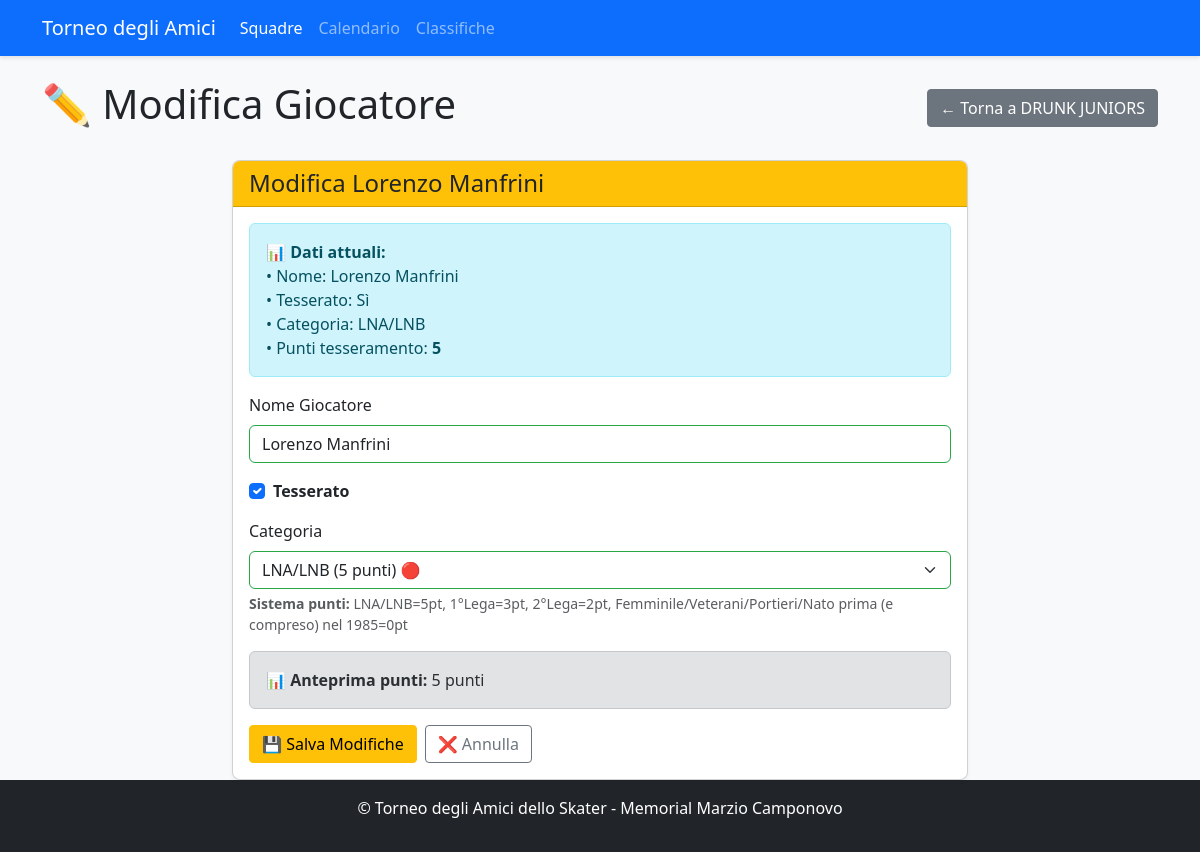
Page /player/175/edit on the earlier database version.
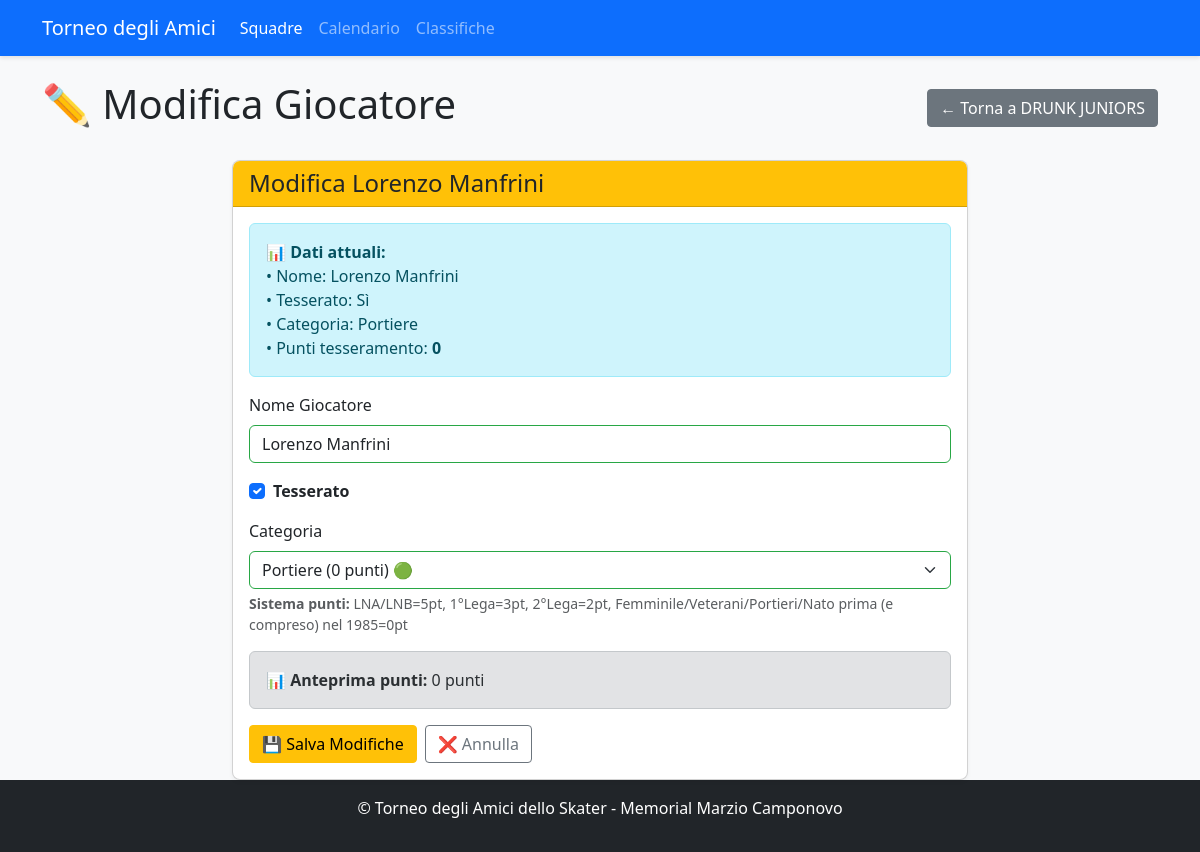
Same page on the later database version.
### app.py (models this page shows, shortened)
class Player(db.Model):
    id = db.Column(db.Integer, primary_key=True)
    name = db.Column(db.String(100), nullable=False)
    team_id = db.Column(db.Integer, db.ForeignKey('team.id'), nullable=False)
    is_registered = db.Column(db.Boolean, default=False)
    category = db.Column(db.String(100))  # LNA/LNB, 1a Lega, 2a Lega, Non tesserato
    goals = db.Column(db.Integer, default=0)
    assists = db.Column(db.Integer, default=0)
    penalties = db.Column(db.Integer, default=0)
    @property
    def registration_points(self):
        if not self.is_registered:
            return 0  # Non tesserato = 0 punti
        points_map = {
            'LNA/LNB': 5,     # LNA/LNB = 5 punti
            '1a Lega': 3,     # 1° Lega = 3 punti
            '2a Lega': 2,     # 2° Lega = 2 punti
            'Femminile': 0,   # Femminile = 0 punti
            'Veterani': 0,     # Veterani = 0 punti
            'Portiere': 0,     # Portiere = 0 punti
            'Old': 0
        }
        return points_map.get(self.category, 0)  # Default 0 punti se categoria non riconosciuta

### app.py (the view, shortened to what this page needs)
@app.route('/player/<int:player_id>/edit', methods=['GET', 'POST'])
def edit_player(player_id):
    player = Player.query.get_or_404(player_id)
    return render_template('edit_player.html', player=player)

### app.py (called while the page is built, shortened)
@app.teardown_appcontext
def cleanup_db(error):
    if error:
        db.session.rollback()
    db.session.remove()

def get_tournament_dates():
    try:
        if db.inspect(db.engine).has_table('tournament_settings'):
            settings = TournamentSettings.query.first()
            if settings and settings.qualification_day1:
                return {
                    'qualification_day1': settings.qualification_day1,
                    'qualification_day2': settings.qualification_day2,
                    'quarterfinals_ml': settings.quarterfinals_ml_date,
                    'quarterfinals_bl': settings.quarterfinals_bl_date,
                    'semifinals_ml': settings.semifinals_ml_date,
                    'semifinals_bl': settings.semifinals_bl_date,
                    'finals': settings.finals_date
                }
    except Exception as e:
        print(f"Errore nel recupero date da settings: {e}")

### templates/edit_player.html (shortened to what the changed rows need)
<!DOCTYPE html>
<html lang="it">
<head>
    <link rel="stylesheet" href="https://cdn.jsdelivr.net/npm/bootstrap@5.3.0/dist/css/bootstrap.min.css">
    <link rel="stylesheet" href="{{ url_for('static', filename='style.css') }}">
</head>
<body class="d-flex flex-column min-vh-100">
    <div class="container mt-4">
        <div class="d-flex justify-content-between align-items-center">
            <h1>✏️ Modifica Giocatore</h1>
        </div>
        <div class="row mt-4">
            <div class="col-md-8 mx-auto">
                <div class="card">
                    <div class="card-header bg-warning text-dark">
                        <h4 class="mb-0">Modifica {{ player.name }}</h4>
                    </div>
                    <div class="card-body">
                        <div class="alert alert-info">
                            <strong>📊 Dati attuali:</strong><br>
                            • Nome: {{ player.name }}<br>
                            • Tesserato: {{ 'Sì' if player.is_registered else 'No' }}<br>
                            • Categoria: {{ player.category or 'N/A' }}<br>
                            • Punti tesseramento: <strong>{{ player.registration_points }}</strong>
                        </div>
                        <form method="post">
                            <div class="mb-3">
                                <label for="player_name" class="form-label">Nome Giocatore</label>
                                <input type="text" class="form-control" id="player_name" name="player_name"
                                       value="{{ player.name }}" required>
                            </div>
                            <div class="mb-3 form-check">
                                <input type="checkbox" class="form-check-input" id="is_registered" name="is_registered"
                                       {% if player.is_registered %}checked{% endif %}>
                                <label class="form-check-label" for="is_registered">
                                    <strong>Tesserato</strong>
                                </label>
                            </div>
                            <div class="mb-3" id="category_div" {% if not player.is_registered %}style="display: none;"{% endif %}>
                                <label for="category" class="form-label">Categoria</label>
                                <select class="form-select" id="category" name="category">
                                    <option value="LNA/LNB" {% if player.category == 'LNA/LNB' %}selected{% endif %}>
                                        LNA/LNB (5 punti) 🔴
                                    </option>
                                    <option value="Portiere" {% if player.category == 'Portiere' %}selected{% endif %}>
                                        Portiere (0 punti) 🟢
                                    </option>
                                </select>
                                <div class="form-text">
                                    <strong>Sistema punti:</strong> LNA/LNB=5pt, 1°Lega=3pt, 2°Lega=2pt, Femminile/Veterani/Portieri/Nato prima (e compreso) nel {{ tournament_dates.qualification_day1.date.year - 40 }}=0pt
                                </div>
                            </div>
                            <div class="alert alert-secondary" id="points_preview">
                                <strong>📊 Anteprima punti:</strong> <span id="preview_points">{{ player.registration_points }}</span> punti
                            </div>
                            <div class="d-flex gap-2">
                            </div>
                        </form>
                    </div>
                </div>
            </div>
        </div>
    </div>
</body>
</html>

Differences in the rows shown:
changed Player "Lorenzo Manfrini": category "LNA/LNB" → "Portiere"; registration_points "5" → "0"; category "LNA/LNB (5 punti) 🔴" → "Portiere (0 punti) 🟢"
